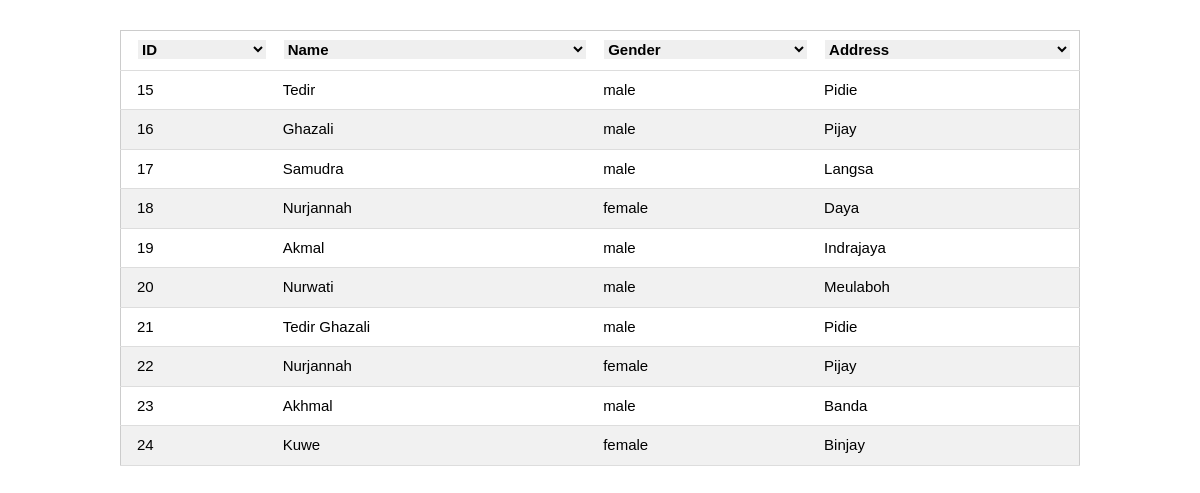
The app's page /demo.php with its own data.
### tables this page shows
CREATE TABLE `addmore` (
  `user_id` int(11) NOT NULL,
  `user_name` varchar(45) NOT NULL,
  `user_gender` enum('male','female') NOT NULL,
  `user_address` text NOT NULL
);

### demo.php (the view, shortened to what this page needs)
<!DOCTYPE html>
<html>
<head>
    <link href="w3.css" rel="stylesheet"/>
</head>
<body>
    <div class="container">
        <table id="mytable" class="w3-table-all">
            <thead>
                <tr>
                    <th>ID</th>
                    <th>Name</th>
                    <th>Gender</th>
                    <th>Address</th>
                </tr>
            </thead>
            <tbody>
                <?php
                $db = new PDO("mysql:host=localhost;dbname=mydata","root","");
                $stmt = $db->prepare("select * from addmore");
                $stmt->execute();
                while($row = $stmt->fetch()){
                ?>
                <tr>
                    <td><?php echo $row['user_id'] ?></td>
                    <td><?php echo $row['user_name'] ?></td>
                    <td><?php echo $row['user_gender'] ?></td>
                    <td><?php echo $row['user_address'] ?></td>
                </tr>
                <?php
                }
                ?>
            </tbody>
        </table>
    </div>
</body>
</html>

### w3.css (style rules this page uses)
html { box-sizing:border-box }
*,*:before,*:after { box-sizing:inherit }
html { -ms-text-size-adjust:100%;-webkit-text-size-adjust:100% }
body { margin:0 }
html,body { font-family:Verdana,sans-serif;font-size:15px;line-height:1.5 }
html { overflow-x:hidden }
.w3-table,.w3-table-all { border-collapse:collapse;border-spacing:0;width:100%;display:table }
.w3-table-all { border:1px solid #ccc }
.w3-bordered tr,.w3-table-all tr { border-bottom:1px solid #ddd }
.w3-table-all tr:nth-child(odd) { background-color:#fff }
.w3-table-all tr:nth-child(even) { background-color:#f1f1f1 }
.w3-table td,.w3-table th,.w3-table-all td,.w3-table-all th { padding:8px 8px;display:table-cell;text-align:left;vertical-align:top }
.w3-table th:first-child,.w3-table td:first-child,.w3-table-all th:first-child,.w3-table-all td:first-child { padding-left:16px }

### demo.php (style rules this page uses)
.container { width:960px;margin:30px auto; }

### records on screen
addmore: user_id "15", user_name "Tedir", user_gender "male", user_address "Pidie"
addmore: user_id "16", user_name "Ghazali", user_gender "male", user_address "Pijay"
addmore: user_id "17", user_name "Samudra", user_gender "male", user_address "Langsa"
addmore: user_id "18", user_name "Nurjannah", user_gender "female", user_address "Daya"
addmore: user_id "19", user_name "Akmal", user_gender "male", user_address "Indrajaya"
addmore: user_id "20", user_name "Nurwati", user_gender "male", user_address "Meulaboh"
addmore: user_id "21", user_name "Tedir Ghazali", user_gender "male", user_address "Pidie"
addmore: user_id "22", user_name "Nurjannah", user_gender "female", user_address "Pijay"
addmore: user_id "23", user_name "Akhmal", user_gender "male", user_address "Banda"
addmore: user_id "24", user_name "Kuwe", user_gender "female", user_address "Binjay"
